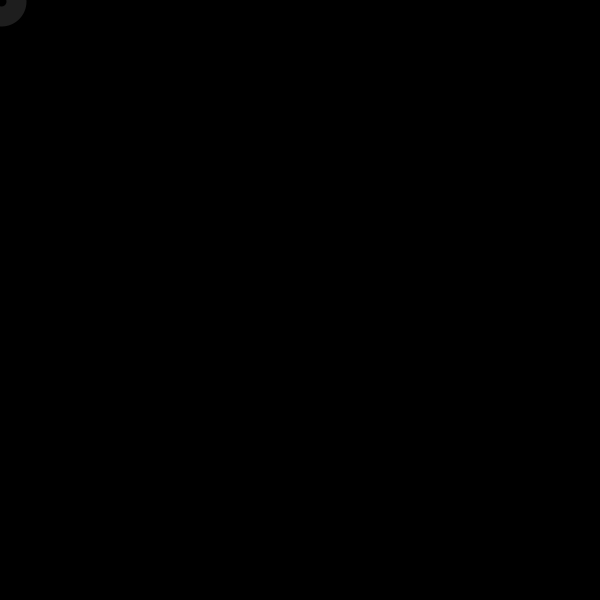
Frame 1 (no input)
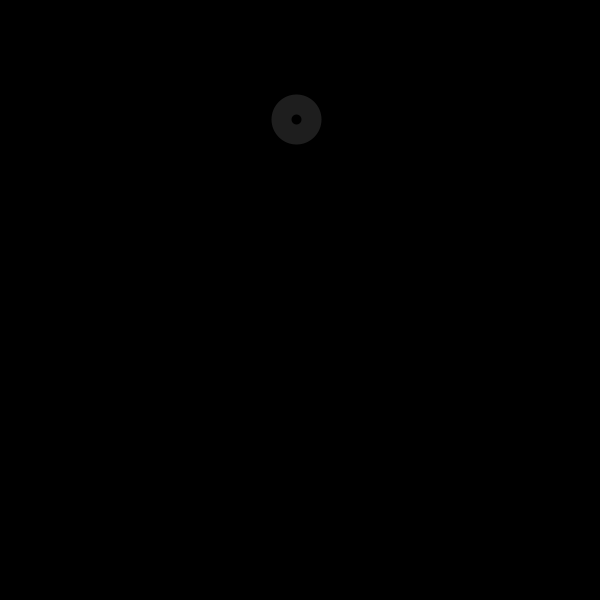
Frame 60 (the mouse pressed at the canvas centre just before this capture)
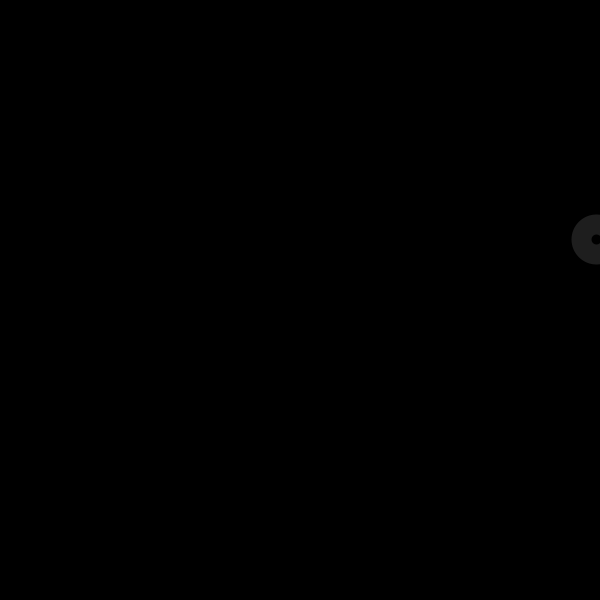
Frame 120 (the mouse held since frame 60 and released just before this capture)

The Processing sketch that drew these frames (run headless with seeded random() and noise(); from frame 60 on, the mouse is pressed at the canvas centre):

// Processing sketch: processing_90366
// ── processing_90366.pde

/* lilly gonzales
It's Alive!!!
make a circle that "breathes" using variables and for loops.
*/

int xPos=1;
int yPos=1;
int xCount=5;
int yCount=2;

void setup(){
  //frameRate(18);
  size(600,600);
  smooth();
}

void draw(){
  background(0);
  noFill();
  stroke(30,30,30);
  strokeWeight(20);
  ellipse(xPos,yPos,30,30);
  xPos=xPos+xCount; //index x position by 1
  if(xPos>=600 || xPos<=0){
    xCount=-yCount; //reverse when you hit the
  }
  yPos=yPos+round(yCount*1.2); //index y position by 1
  if(yPos>=600 || yPos<=0){
    yCount=-yCount; //reverse when you hit the y edge
}
}
